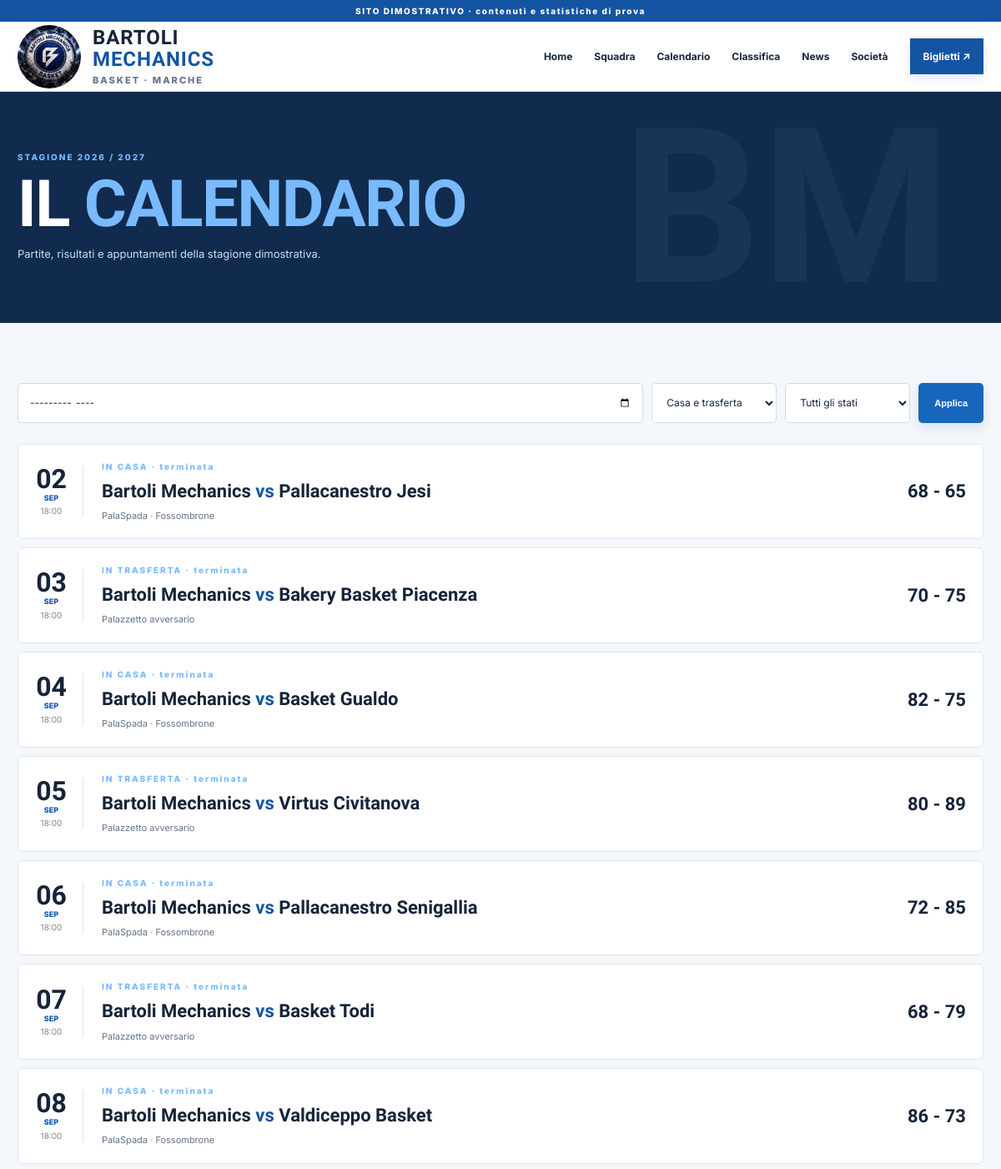
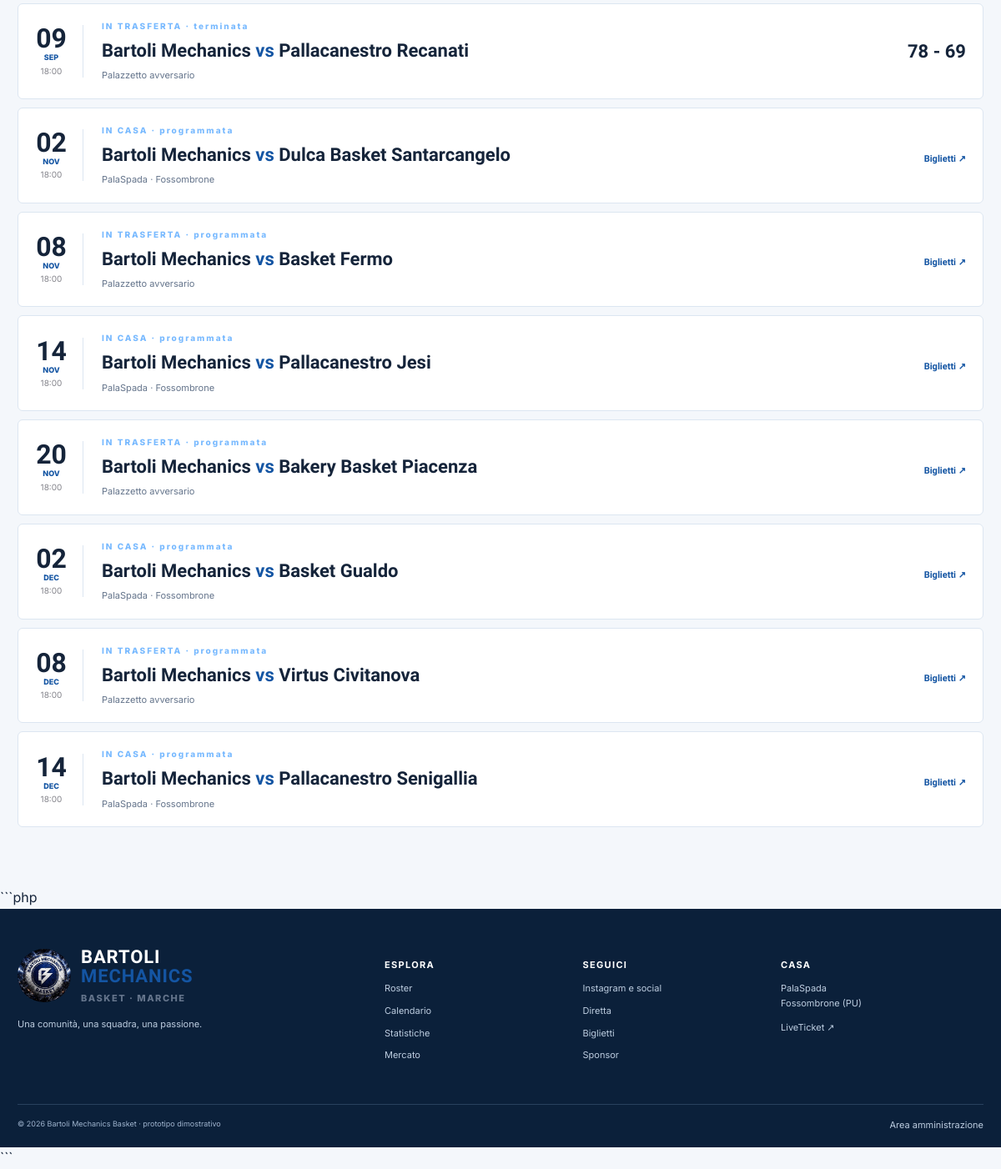
Page /calendario.php on the committed database (2 pictures, top to bottom).
### tables this page shows
CREATE TABLE IF NOT EXISTS matches (id INT UNSIGNED AUTO_INCREMENT PRIMARY KEY, opponent_id INT UNSIGNED NOT NULL, home_team_id INT UNSIGNED NOT NULL, match_date DATETIME NOT NULL, is_home TINYINT(1) NOT NULL DEFAULT 1, venue VARCHAR(180) NOT NULL DEFAULT 'PalaSpada · Fossombrone', status ENUM('programmata','in_corso','terminata','rinviata') NOT NULL DEFAULT 'programmata', home_score SMALLINT UNSIGNED NULL, away_score SMALLINT UNSIGNED NULL, ticket_url VARCHAR(500) NULL, season VARCHAR(20) NOT NULL DEFAULT '2026/27', is_demo TINYINT(1) NOT NULL DEFAULT 1, created_at TIMESTAMP DEFAULT CURRENT_TIMESTAMP, updated_at TIMESTAMP DEFAULT CURRENT_TIMESTAMP ON UPDATE CURRENT_TIMESTAMP, CONSTRAINT fk_match_opponent FOREIGN KEY(opponent_id) REFERENCES teams(id), CONSTRAINT fk_match_home FOREIGN KEY(home_team_id) REFERENCES teams(id), INDEX idx_match_date(match_date), INDEX idx_match_status(status));

CREATE TABLE IF NOT EXISTS teams (id INT UNSIGNED AUTO_INCREMENT PRIMARY KEY, name VARCHAR(140) NOT NULL, city VARCHAR(100) NULL, is_home_team TINYINT(1) NOT NULL DEFAULT 0, is_demo TINYINT(1) NOT NULL DEFAULT 1, created_at TIMESTAMP DEFAULT CURRENT_TIMESTAMP);

### app/controllers/page.php (called while the page is built)
<?php
$view=__DIR__.'/../views/'.$page.'.php'; if(!is_file($view)){http_response_code(404);$title='Pagina non trovata';require __DIR__.'/../views/404.php';exit;} require $view;

### public/calendario.php (called while the page is built)
<?php require __DIR__.'/../app/bootstrap.php'; $page='calendario'; $title='Calendario'; require __DIR__.'/../app/controllers/page.php'; ?>

### app/bootstrap.php (called while the page is built, shortened)
<?php
function e($v): string
{
    return htmlspecialchars(
        (string) $v,
        ENT_QUOTES | ENT_SUBSTITUTE,
        'UTF-8'
    );
}

### app/views/calendario.php (the view)
<?php require __DIR__.'/partials/header.php';$status=$_GET['stato']??'';$venue=$_GET['campo']??'';$month=$_GET['mese']??'';$sql='SELECT m.*,t.name opponent FROM matches m JOIN teams t ON t.id=m.opponent_id WHERE 1';$a=[];if($status!==''){$sql.=' AND m.status=?';$a[]=$status;}if($venue!==''){$sql.=' AND m.is_home=?';$a[]=(int)$venue;}if($month!==''){$sql.=' AND DATE_FORMAT(m.match_date,"%Y-%m")=?';$a[]=$month;}$sql.=' ORDER BY m.match_date';$q=$db->prepare($sql);$q->execute($a);$rows=$q->fetchAll();?><section class="page-hero"><div class="wrap"><span class="eyebrow">STAGIONE 2026 / 2027</span><h1>IL <em>CALENDARIO</em></h1><p>Partite, risultati e appuntamenti della stagione dimostrativa.</p></div></section><section class="wrap section"><form class="filters"><input type="month" name="mese" value="<?= e($month) ?>"><select name="campo"><option value="">Casa e trasferta</option><option value="1" <?= $venue==='1'?'selected':'' ?>>Casa</option><option value="0" <?= $venue==='0'?'selected':'' ?>>Trasferta</option></select><select name="stato"><option value="">Tutti gli stati</option><?php foreach(['programmata','in_corso','terminata','rinviata'] as $s): ?><option value="<?= $s ?>" <?= $status===$s?'selected':'' ?>><?= e(ucfirst(str_replace('_',' ',$s))) ?></option><?php endforeach; ?></select><button class="btn btn-red">Applica</button></form><div class="match-list"><?php foreach($rows as $m): ?><article class="schedule-card"><div class="schedule-date"><b><?= date('d',strtotime($m['match_date'])) ?></b><span><?= strtoupper(date('M',strtotime($m['match_date']))) ?></span><small><?= date('H:i',strtotime($m['match_date'])) ?></small></div><div class="schedule-main"><span class="eyebrow"><?= $m['is_home']?'IN CASA':'IN TRASFERTA' ?> · <?= e($m['status']) ?></span><h3>Bartoli Mechanics <i>vs</i> <?= e($m['opponent']) ?></h3><p><?= e($m['venue']) ?></p></div><div class="schedule-score"><?php if($m['status']==='terminata'): ?><b><?= $m['is_home']?(int)$m['home_score']:(int)$m['away_score'] ?> - <?= $m['is_home']?(int)$m['away_score']:(int)$m['home_score'] ?></b><?php else: ?><a href="biglietti.php">Biglietti ↗</a><?php endif; ?></div></article><?php endforeach; ?></div><?php if(!$rows): ?><p class="empty">Nessuna partita corrisponde ai filtri.</p><?php endif; ?></section><?php require __DIR__.'/partials/footer.php'; ?>

### public/assets/css/style.css (style rules this page uses)
:root { --bg:#101114;--panel:#191a1f;--panel2:#222329;--red:#ed2939;--red2:#ff4654;--text:#f5f5f6;--muted:#a4a5ad;--line:#34353c;--white:#fff;--max:1180px }
* { box-sizing:border-box }
html { scroll-behavior:smooth }
body { margin:0;background:#f5f5f4;color:#16171a;font-family:Inter,Arial,sans-serif;line-height:1.6 }
a { color:inherit;text-decoration:none }
.wrap { width:min(var(--max),calc(100% - 42px));margin-inline:auto }
.eyebrow { font-size:10px;letter-spacing:.2em;font-weight:800;color:var(--red);display:block }
.hero h1,.page-hero h1 { font-family:'Barlow Condensed',sans-serif;font-size:clamp(58px,9vw,112px);font-weight:800;line-height:.84;letter-spacing:-.02em;margin:23px 0 }
.hero h1 em,.page-hero h1 em,h2 em { font-style:normal;color:var(--red) }
.btn { display:inline-flex;align-items:center;justify-content:center;gap:18px;padding:13px 18px;font-size:11px;font-weight:800;border:1px solid transparent;cursor:pointer;transition:transform .2s,background .2s }
.btn-red { background:var(--red);color:white }
.section { padding-top:72px;padding-bottom:72px }
.page-hero { background:#15161a;color:white;padding:70px 0 60px;position:relative;overflow:hidden }
.page-hero:after { content:'BM';position:absolute;right:5%;bottom:-70px;font-family:'Barlow Condensed';font-size:260px;font-weight:800;color:#ffffff07;pointer-events:none }
.page-hero h1 { font-size:clamp(48px,7vw,78px);margin:16px 0 }
.page-hero p { color:#b8b9c0;max-width:650px;font-size:13px }
.filters { display:flex;gap:10px;margin-bottom:25px;flex-wrap:wrap }
.filters input,.filters select,.admin-form input,.admin-form select,.admin-form textarea { padding:12px 13px;border:1px solid #d6d6da;background:white;font:inherit;font-size:12px;min-width:150px }
.filters input { flex:1 }
.match-list { display:grid;gap:10px }
.schedule-card { display:flex;align-items:center;gap:22px;padding:18px 20px;background:white;border:1px solid #e4e4e7 }
.schedule-date { min-width:58px;display:flex;flex-direction:column;align-items:center;border-right:1px solid #e2e2e5;padding-right:18px }
.schedule-date b { font-family:'Barlow Condensed';font-size:32px;line-height:1 }
.schedule-date span { font-size:9px;color:var(--red);font-weight:800 }
.schedule-date small { font-size:10px;color:#85858c }
.schedule-main { flex:1 }
.schedule-main h3 { font-family:'Barlow Condensed';font-size:22px;margin:4px 0 }
.schedule-main h3 i { font-style:normal;color:var(--red) }
.schedule-main p,.schedule-main small { font-size:11px;color:#85858c;margin:0 }
.schedule-score { font-family:'Barlow Condensed';font-size:22px }
.schedule-score a { font-size:11px;color:var(--red);font-weight:800 }
:root { --bg: #f4f7fb; --panel: #ffffff; --panel2: #eaf1fa; --red: #1455a3; --red2: #2478d4; --text: #15243a; --muted: #64748b; --line: #d9e3ef; --white: #ffffff; --max: 1180px; }
body { background: #f4f7fb; color: #15243a; }
.eyebrow { color: #79baff; }
.hero h1 em, .page-hero h1 em, h2 em { color: #79baff; }
.btn-red { background: #1766bd; color: #fff; }
.btn { border-radius: 5px; }
.btn-red, .nav-ticket { box-shadow: 0 5px 14px rgba(20, 85, 163, 0.14); }
.dark-section, .spotlight, .page-hero { background: #102b4e; color: #fff; }
.spotlight p, .page-hero p { color: #d0deef; }
.page-hero::after { color: rgba(255, 255, 255, 0.045); }
.schedule-card { border-color: #dce6f1; border-radius: 6px; transition: transform 0.2s, box-shadow 0.2s; }
.schedule-date { border-color: #dce6f1; }
.schedule-date span, .schedule-score a { color: #1455a3; }
.schedule-main p, .schedule-main small { color: #64748b; }
.schedule-main h3 i { color: #1455a3; }
.filters input, .filters select, .admin-form input, .admin-form select, .admin-form textarea { border-color: #d0dceb; border-radius: 5px; color: #15243a; }

### rows in the picture
matches: match_date "02", match_date "SEP", match_date "18:00", is_home "IN CASA", status "terminata", opponent.name "Pallacanestro Jesi", venue "PalaSpada · Fossombrone", home_score "68", away_score "65"
matches: match_date "03", match_date "SEP", match_date "18:00", is_home "IN TRASFERTA", status "terminata", opponent.name "Bakery Basket Piacenza", venue "Palazzetto avversario", away_score "70", home_score "75"
matches: match_date "04", match_date "SEP", match_date "18:00", is_home "IN CASA", status "terminata", opponent.name "Basket Gualdo", venue "PalaSpada · Fossombrone", home_score "82", away_score "75"
matches: match_date "05", match_date "SEP", match_date "18:00", is_home "IN TRASFERTA", status "terminata", opponent.name "Virtus Civitanova", venue "Palazzetto avversario", away_score "80", home_score "89"
matches: match_date "06", match_date "SEP", match_date "18:00", is_home "IN CASA", status "terminata", opponent.name "Pallacanestro Senigallia", venue "PalaSpada · Fossombrone", home_score "72", away_score "85"
matches: match_date "07", match_date "SEP", match_date "18:00", is_home "IN TRASFERTA", status "terminata", opponent.name "Basket Todi", venue "Palazzetto avversario", away_score "68", home_score "79"
matches: match_date "08", match_date "SEP", match_date "18:00", is_home "IN CASA", status "terminata", opponent.name "Valdiceppo Basket", venue "PalaSpada · Fossombrone", home_score "86", away_score "73"
matches: match_date "09", match_date "SEP", match_date "18:00", is_home "IN TRASFERTA", status "terminata", opponent.name "Pallacanestro Recanati", venue "Palazzetto avversario", away_score "78", home_score "69"
matches: match_date "02", match_date "NOV", match_date "18:00", is_home "IN CASA", status "programmata", opponent.name "Dulca Basket Santarcangelo", venue "PalaSpada · Fossombrone", shows "Biglietti ↗"
matches: match_date "08", match_date "NOV", match_date "18:00", is_home "IN TRASFERTA", status "programmata", opponent.name "Basket Fermo", venue "Palazzetto avversario", shows "Biglietti ↗"
matches: match_date "14", match_date "NOV", match_date "18:00", is_home "IN CASA", status "programmata", opponent.name "Pallacanestro Jesi", venue "PalaSpada · Fossombrone", shows "Biglietti ↗"
matches: match_date "20", match_date "NOV", match_date "18:00", is_home "IN TRASFERTA", status "programmata", opponent.name "Bakery Basket Piacenza", venue "Palazzetto avversario", shows "Biglietti ↗"
matches: match_date "02", match_date "DEC", match_date "18:00", is_home "IN CASA", status "programmata", opponent.name "Basket Gualdo", venue "PalaSpada · Fossombrone", shows "Biglietti ↗"
matches: match_date "08", match_date "DEC", match_date "18:00", is_home "IN TRASFERTA", status "programmata", opponent.name "Virtus Civitanova", venue "Palazzetto avversario", shows "Biglietti ↗"
matches: match_date "14", match_date "DEC", match_date "18:00", is_home "IN CASA", status "programmata", opponent.name "Pallacanestro Senigallia", venue "PalaSpada · Fossombrone", shows "Biglietti ↗"
